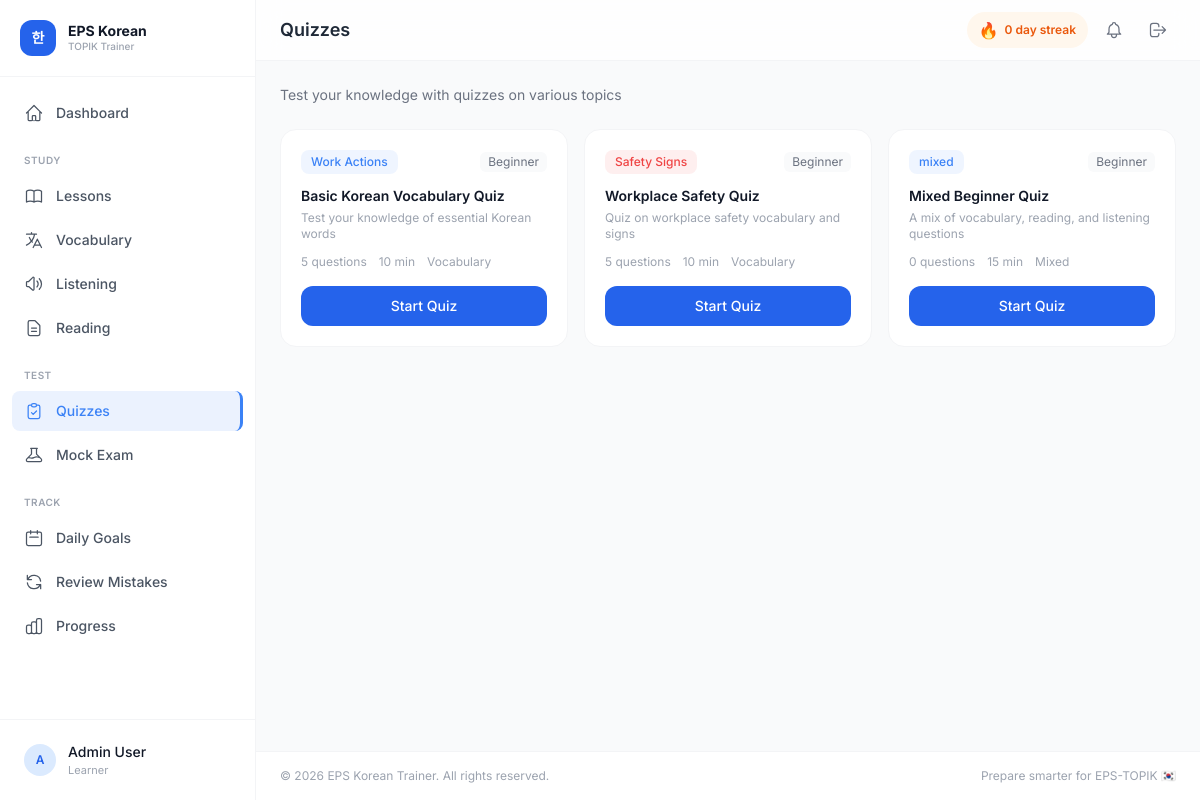
Screenshot of /quizzes.php (signed in) with the database file from the repository.
### tables this page shows
CREATE TABLE quizzes (
    id INT AUTO_INCREMENT PRIMARY KEY,
    title VARCHAR(200) NOT NULL,
    description TEXT DEFAULT NULL,
    category_id INT DEFAULT NULL,
    quiz_type ENUM('vocabulary','listening','reading','mixed') DEFAULT 'mixed',
    difficulty ENUM('beginner','intermediate','advanced') DEFAULT 'beginner',
    time_limit_minutes INT DEFAULT NULL,
    question_count INT DEFAULT 10,
    status ENUM('active','inactive') DEFAULT 'active',
    created_at DATETIME DEFAULT CURRENT_TIMESTAMP,
    FOREIGN KEY (category_id) REFERENCES categories(id) ON DELETE SET NULL
);

CREATE TABLE categories (
    id INT AUTO_INCREMENT PRIMARY KEY,
    name VARCHAR(100) NOT NULL,
    slug VARCHAR(100) NOT NULL UNIQUE,
    description TEXT DEFAULT NULL,
    module ENUM('lesson','vocabulary','listening','reading','quiz','mock_exam') NOT NULL,
    icon VARCHAR(50) DEFAULT NULL,
    color VARCHAR(20) DEFAULT '#3B82F6',
    sort_order INT DEFAULT 0,
    status ENUM('active','inactive') DEFAULT 'active',
    created_at DATETIME DEFAULT CURRENT_TIMESTAMP,
    INDEX idx_module (module),
    INDEX idx_status (status)
);

### includes/helpers.php (called while the page is built, shortened)
<?php
function sanitize(string $input): string {
    return htmlspecialchars(trim($input), ENT_QUOTES, 'UTF-8');
}

### quizzes.php (the view, shortened to what this page needs)
<?php
require_once __DIR__ . '/includes/helpers.php';
$userId = getCurrentUserId();
$db = getDB();
$quizId = (int)($_GET['take'] ?? 0);
if ($quizId) {
    $stmt = $db->prepare("SELECT q.*, c.name as category_name FROM quizzes q LEFT JOIN categories c ON q.category_id = c.id WHERE q.id = ? AND q.status = 'active'");
    $stmt->execute([$quizId]);
    $quiz = $stmt->fetch();
    if (!$quiz) { redirect(APP_URL . '/quizzes.php', 'error', 'Quiz not found.'); }
    $pageTitle = $quiz['title'];
    $stmt = $db->prepare("SELECT * FROM quiz_questions WHERE quiz_id = ? ORDER BY sort_order, id");
    $stmt->execute([$quizId]);
    $questions = $stmt->fetchAll();
    $sessionKey = 'quiz_' . $quizId;
    if (!isset($_SESSION[$sessionKey]) || isset($_GET['restart'])) {
        $_SESSION[$sessionKey] = ['answers' => [], 'start_time' => time()];
    }
    $session = &$_SESSION[$sessionKey];
    if ($_SERVER['REQUEST_METHOD'] === 'POST' && isset($_POST['submit_quiz'])) {
        if (validateCSRFToken($_POST[CSRF_TOKEN_NAME] ?? '')) {
            $score = 0;
            $answers = [];
            foreach ($questions as $q) {
                $answer = strtoupper($_POST['answer_' . $q['id']] ?? '');
                $isCorrect = $answer === $q['correct_answer'];
                if ($isCorrect) $score++;
                $answers[$q['id']] = ['answer' => $answer, 'correct' => $q['correct_answer'], 'is_correct' => $isCorrect];
                if (!$isCorrect && $answer) {
                    logMistake($userId, 'quiz', $q['id'], $q['question_text'], $answer, $q['correct_answer'], $q['explanation']);
                }
            }
            $session['answers'] = $answers;
            $totalQ = count($questions);
            $percentage = calcPercent($score, $totalQ);
            $timeSpent = time() - $session['start_time'];
            $stmt = $db->prepare("INSERT INTO quiz_attempts (user_id, quiz_id, score, total_questions, percentage, time_spent_seconds) VALUES (?, ?, ?, ?, ?, ?)");
            $stmt->execute([$userId, $quizId, $score, $totalQ, $percentage, $timeSpent]);
            $attemptId = $db->lastInsertId();
            foreach ($answers as $qId => $ans) {
                $stmt = $db->prepare("INSERT INTO quiz_attempt_answers (attempt_id, question_id, user_answer, is_correct) VALUES (?, ?, ?, ?)");
                $stmt->execute([$attemptId, $qId, $ans['answer'], $ans['is_correct'] ? 1 : 0]);
            }
            logActivity($userId, 'quiz', "Completed quiz: {$quiz['title']} ({$percentage}%)", $quizId);
            redirect(APP_URL . '/quizzes.php?take=' . $quizId . '&results=1');
        }
    }
    $showResults = isset($_GET['results']) && !empty($session['answers']);
    require_once __DIR__ . '/includes/header.php';
?>
    <nav class="flex items-center gap-2 text-sm text-gray-400 mb-6">
        <a href="<?= APP_URL ?>/quizzes.php" class="hover:text-blue-600 transition">Quizzes</a>
        <svg class="w-4 h-4" fill="none" stroke="currentColor" viewBox="0 0 24 24"><path stroke-linecap="round" stroke-linejoin="round" stroke-width="2" d="M9 5l7 7-7 7"/></svg>
        <span class="text-gray-600"><?= sanitize($quiz['title']) ?></span>
    </nav>
    <div class="max-w-3xl mx-auto">
        <?php if ($showResults): ?>
        <?php
        $correctCount = count(array_filter($session['answers'], fn($a) => $a['is_correct']));
        $totalQ = count($questions);
        $pct = calcPercent($correctCount, $totalQ);
        $timeSpent = time() - $session['start_time'];
        ?>
        <div class="bg-white rounded-2xl border border-gray-100 p-8 text-center mb-6">
            <div class="w-20 h-20 rounded-full <?= $pct >= 70 ? 'bg-green-50' : ($pct >= 50 ? 'bg-amber-50' : 'bg-red-50') ?> flex items-center justify-center mx-auto mb-4">
                <?php if ($pct >= 70): ?><span class="text-4xl">🎉</span>
                <?php elseif ($pct >= 50): ?><span class="text-4xl">👍</span>
                <?php else: ?><span class="text-4xl">💪</span><?php endif; ?>
            </div>
            <h2 class="text-2xl font-bold text-gray-900 mb-1">Quiz Complete!</h2>
            <p class="text-gray-500 mb-6"><?= sanitize($quiz['title']) ?></p>
            <div class="inline-block mb-6">
                <div class="relative w-32 h-32">
                    <svg class="w-32 h-32" style="transform:rotate(-90deg)" viewBox="0 0 120 120">
                        <circle cx="60" cy="60" r="52" fill="none" stroke="#F1F5F9" stroke-width="10"/>
                        <circle cx="60" cy="60" r="52" fill="none" stroke="<?= $pct >= 70 ? '#22C55E' : ($pct >= 50 ? '#F59E0B' : '#EF4444') ?>" stroke-width="10" stroke-linecap="round"
                            stroke-dasharray="<?= 2 * 3.14159 * 52 ?>" stroke-dashoffset="<?= 2 * 3.14159 * 52 * (1 - $pct / 100) ?>"/>
                    </svg>
                    <div class="absolute inset-0 flex flex-col items-center justify-center">
                        <span class="text-2xl font-bold text-gray-900"><?= round($pct) ?>%</span>
                    </div>
                </div>
            </div>
            <div class="grid grid-cols-3 gap-4 mb-6">
                <div class="p-3 rounded-xl bg-green-50"><p class="text-xl font-bold text-green-600"><?= $correctCount ?></p><p class="text-xs text-green-500">Correct</p></div>
                <div class="p-3 rounded-xl bg-red-50"><p class="text-xl font-bold text-red-500"><?= $totalQ - $correctCount ?></p><p class="text-xs text-red-400">Wrong</p></div>
                <div class="p-3 rounded-xl bg-blue-50"><p class="text-xl font-bold text-blue-600"><?= gmdate("i:s", $timeSpent) ?></p><p class="text-xs text-blue-400">Time</p></div>
            </div>
        </div>
        <div class="bg-white rounded-2xl border border-gray-100 p-6 mb-6">
            <h3 class="text-base font-semibold text-gray-900 mb-4">Review Answers</h3>
            <?php foreach ($questions as $idx => $q):
                $ans = $session['answers'][$q['id']] ?? null;
            ?>
            <div class="mb-5 pb-5 <?= $idx < count($questions) - 1 ? 'border-b border-gray-100' : '' ?>">
                <div class="flex items-start gap-2 mb-3">
                    <span class="w-6 h-6 rounded-full flex-shrink-0 flex items-center justify-center text-xs font-bold <?= $ans && $ans['is_correct'] ? 'bg-green-100 text-green-700' : 'bg-red-100 text-red-700' ?>">
                        <?= $idx + 1 ?>
                    </span>
                    <p class="text-sm font-medium text-gray-900"><?= sanitize($q['question_text']) ?></p>
                </div>
                <div class="ml-8 space-y-1.5">
                    <?php foreach (['A', 'B', 'C', 'D'] as $opt):
                        $field = 'choice_' . strtolower($opt);
                        if (!$q[$field]) continue;
                        $isCorrectChoice = $q['correct_answer'] === $opt;
                        $isUserChoice = $ans && $ans['answer'] === $opt;
                    ?>
                    <div class="flex items-center gap-2 text-sm py-1 <?= $isCorrectChoice ? 'text-green-700 font-medium' : ($isUserChoice && !$isCorrectChoice ? 'text-red-600 line-through' : 'text-gray-500') ?>">
                        <span class="w-5 h-5 rounded text-[10px] font-bold flex items-center justify-center <?= $isCorrectChoice ? 'bg-green-500 text-white' : ($isUserChoice ? 'bg-red-500 text-white' : 'bg-gray-100') ?>"><?= $opt ?></span>
                        <?= sanitize($q[$field]) ?>
                    </div>
                    <?php endforeach; ?>
                </div>
                <?php if ($q['explanation'] && $ans && !$ans['is_correct']): ?>
                <div class="ml-8 mt-2 p-2.5 rounded-lg bg-blue-50 text-xs text-blue-700">💡 <?= sanitize($q['explanation']) ?></div>
                <?php endif; ?>
            </div>
            <?php endforeach; ?>
        </div>
        <div class="flex justify-center gap-3">
            <a href="<?= APP_URL ?>/quizzes.php?take=<?= $quizId ?>&restart=1" class="px-5 py-2.5 bg-blue-600 text-white rounded-xl text-sm font-medium hover:bg-blue-700 transition">Retry Quiz</a>
            <a href="<?= APP_URL ?>/quizzes.php" class="px-5 py-2.5 border border-gray-200 rounded-xl text-sm text-gray-600 hover:bg-gray-50 transition">All Quizzes</a>
        </div>
        <?php else: ?>
        <div class="bg-white rounded-2xl border border-gray-100 p-6 sm:p-8 mb-6">
            <div class="flex items-center justify-between mb-6">
                <div>
                    <h2 class="text-lg font-bold text-gray-900"><?= sanitize($quiz['title']) ?></h2>
                    <p class="text-sm text-gray-500"><?= count($questions) ?> questions<?= $quiz['time_limit_minutes'] ? ' · ' . $quiz['time_limit_minutes'] . ' min' : '' ?></p>
                </div>
                <?php if ($quiz['time_limit_minutes']): ?>
                <div id="timer" class="text-lg font-mono font-bold text-blue-600 bg-blue-50 px-4 py-2 rounded-xl"></div>
                <?php endif; ?>
            </div>
            <form method="POST" id="quizForm">
                <?= csrfField() ?>
                <?php foreach ($questions as $idx => $q): ?>
                <div class="mb-6 pb-6 <?= $idx < count($questions) - 1 ? 'border-b border-gray-100' : '' ?>">
                    <p class="text-sm font-semibold text-gray-900 mb-3">
                        <span class="text-blue-600"><?= $idx + 1 ?>.</span> <?= sanitize($q['question_text']) ?>
                    </p>
                    <div class="space-y-2">
                        <?php foreach (['A', 'B', 'C', 'D'] as $opt):
                            $field = 'choice_' . strtolower($opt);
                            if (!$q[$field]) continue;
                        ?>
                        <label class="flex items-center gap-3 p-3 rounded-xl border border-gray-100 hover:border-blue-200 hover:bg-blue-50/30 cursor-pointer transition group">
                            <input type="radio" name="answer_<?= $q['id'] ?>" value="<?= $opt ?>" required class="hidden peer">
                            <span class="w-7 h-7 rounded-lg bg-gray-100 group-hover:bg-blue-100 peer-checked:bg-blue-600 peer-checked:text-white flex items-center justify-center text-xs font-bold text-gray-500 transition"><?= $opt ?></span>
                            <span class="text-sm text-gray-700"><?= sanitize($q[$field]) ?></span>
                        </label>
                        <?php endforeach; ?>
                    </div>
                </div>
                <?php endforeach; ?>
                <button type="submit" name="submit_quiz" value="1" class="w-full py-3 bg-blue-600 hover:bg-blue-700 text-white font-semibold rounded-xl transition text-sm">
                    Submit Quiz
                </button>
            </form>
        </div>
        <?php if ($quiz['time_limit_minutes']): ?>
        <script>
        let timeLeft = <?= $quiz['time_limit_minutes'] * 60 ?>;
        const timerEl = document.getElementById('timer');
        const interval = setInterval(() => {
            timeLeft--;
            const m = Math.floor(timeLeft / 60);
            const s = timeLeft % 60;
            timerEl.textContent = `${String(m).padStart(2, '0')}:${String(s).padStart(2, '0')}`;
            if (timeLeft <= 60) timerEl.classList.add('text-red-600');
            if (timeLeft <= 0) {
                clearInterval(interval);
                document.getElementById('quizForm').submit();
            }
        }, 1000);
        timerEl.textContent = `${String(Math.floor(timeLeft / 60)).padStart(2, '0')}:${String(timeLeft % 60).padStart(2, '0')}`;
        </script>
        <?php endif; ?>
        <?php endif; ?>
    </div>
<?php
} else {
    $stmt = $db->prepare("SELECT q.*, c.name as category_name, c.icon as category_icon, c.color as category_color,
        (SELECT COUNT(*) FROM quiz_questions qq WHERE qq.quiz_id = q.id) as actual_questions,
        (SELECT qa.percentage FROM quiz_attempts qa WHERE qa.user_id = ? AND qa.quiz_id = q.id ORDER BY qa.completed_at DESC LIMIT 1) as latest_score,
        (SELECT COUNT(*) FROM quiz_attempts qa WHERE qa.user_id = ? AND qa.quiz_id = q.id) as attempt_count
        FROM quizzes q LEFT JOIN categories c ON q.category_id = c.id WHERE q.status = 'active' ORDER BY q.id");
    $stmt->execute([$userId, $userId]);
    $quizzes = $stmt->fetchAll();
    require_once __DIR__ . '/includes/header.php';
?>
    <p class="text-sm text-gray-500 mb-6">Test your knowledge with quizzes on various topics</p>
    <?php if (empty($quizzes)): ?>
    <div class="bg-white rounded-2xl border border-gray-100 p-12 text-center">
        <p class="text-gray-400 text-sm">No quizzes available yet.</p>
    </div>
    <?php else: ?>
    <div class="grid sm:grid-cols-2 lg:grid-cols-3 gap-4">
        <?php foreach ($quizzes as $q): ?>
        <div class="bg-white rounded-2xl border border-gray-100 hover:border-blue-200 hover:shadow-lg hover:shadow-blue-50 transition-all p-5">
            <div class="flex items-center justify-between mb-3">
                <span class="text-xs font-medium px-2.5 py-1 rounded-lg" style="background: <?= $q['category_color'] ?? '#3B82F6' ?>15; color: <?= $q['category_color'] ?? '#3B82F6' ?>">
                    <?= sanitize($q['category_name'] ?? $q['quiz_type']) ?>
                </span>
                <span class="px-2 py-0.5 text-xs rounded-md bg-gray-50 text-gray-500 capitalize"><?= $q['difficulty'] ?></span>
            </div>
            <h3 class="text-sm font-semibold text-gray-900 mb-1"><?= sanitize($q['title']) ?></h3>
            <?php if ($q['description']): ?><p class="text-xs text-gray-400 mb-3"><?= sanitize($q['description']) ?></p><?php endif; ?>
            <div class="flex items-center gap-3 text-xs text-gray-400 mb-4">
                <span><?= $q['actual_questions'] ?> questions</span>
                <?php if ($q['time_limit_minutes']): ?><span><?= $q['time_limit_minutes'] ?> min</span><?php endif; ?>
                <span class="capitalize"><?= $q['quiz_type'] ?></span>
            </div>
            <a href="<?= APP_URL ?>/quizzes.php?take=<?= $q['id'] ?>&restart=1" class="block text-center py-2.5 bg-blue-600 hover:bg-blue-700 text-white rounded-xl text-sm font-medium transition">
                <?= $q['attempt_count'] > 0 ? 'Retake Quiz' : 'Start Quiz' ?>
            </a>
        </div>
        <?php endforeach; ?>
    </div>
    <?php endif; ?>
<?php } ?>
<?php require_once __DIR__ . '/includes/footer.php'; ?>

### includes/header.php (style rules this page uses)
body { font-family: 'Inter', 'Noto Sans KR', sans-serif; }

### rows the page displays
quizzes: category.name "Work Actions", difficulty "Beginner", title "Basic Korean Vocabulary Quiz", description "Test your knowledge of essential Korean words", actual_questions "5", time_limit_minutes "10", quiz_type "Vocabulary"
quizzes: category.name "Safety Signs", difficulty "Beginner", title "Workplace Safety Quiz", description "Quiz on workplace safety vocabulary and signs", actual_questions "5", time_limit_minutes "10", quiz_type "Vocabulary"
quizzes: quiz_type "mixed", difficulty "Beginner", title "Mixed Beginner Quiz", description "A mix of vocabulary, reading, and listening questions", actual_questions "0", time_limit_minutes "15", quiz_type "Mixed"

### other values shown
substr($currentUser['name'], 0, 1) "A"
$currentUser['name'] "Admin User"
$pageTitle "Quizzes"
getUserStreak($currentUser['id']) "0"
APP_NAME "EPS Korean Trainer"
